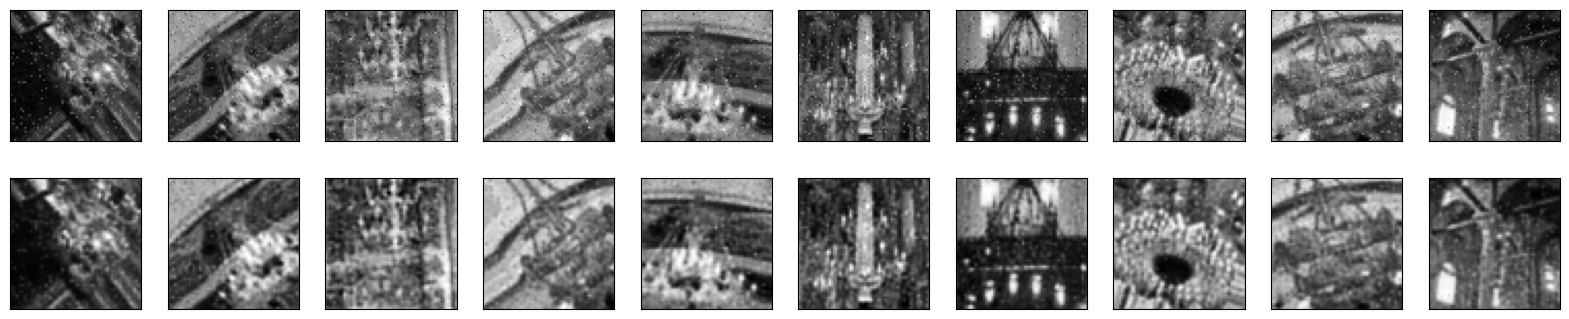

Recreate this plot in Python.
!pip install tensorflow keras matplotlib opencv-python-headless

import os
import cv2
import numpy as np
import matplotlib.pyplot as plt
from sklearn.metrics import mean_squared_error
from tensorflow.keras.layers import Input, Conv2D, MaxPooling2D, UpSampling2D
from tensorflow.keras.models import Model
from tensorflow.keras.layers import concatenate


dataset_directory = '/content/drive/My Drive/degraded'

def load_images_from_folder(folder):
    images = []
    for filename in os.listdir(folder):
        img = cv2.imread(os.path.join(folder,filename))
        if img is not None:
            images.append(cv2.resize(cv2.cvtColor(img, cv2.COLOR_BGR2GRAY), (64, 64)))
    return images

images = load_images_from_folder(dataset_directory)

preprocessed_images = np.array(images).astype('float32') / 255.
preprocessed_images = np.reshape(preprocessed_images, (len(preprocessed_images), 64, 64, 1))

split = int(len(preprocessed_images) * 0.8)  
x_train, x_val = preprocessed_images[:split], preprocessed_images[split:]


input_img = Input(shape=(64, 64, 1))


x1 = Conv2D(32, (3, 3), activation='relu', padding='same')(input_img)
x1 = MaxPooling2D((2, 2), padding='same')(x1)
x2 = Conv2D(64, (3, 3), activation='relu', padding='same')(x1)
x2 = MaxPooling2D((2, 2), padding='same')(x2)


bottleneck = Conv2D(128, (3, 3), activation='relu', padding='same')(x2)


x2 = Conv2D(64, (3, 3), activation='relu', padding='same')(bottleneck)
x2 = UpSampling2D((2, 2))(x2)
x2 = concatenate([x2, x1])
x1 = Conv2D(32, (3, 3), activation='relu', padding='same')(x2)
x1 = UpSampling2D((2, 2))(x1)
decoded = Conv2D(1, (3, 3), activation='sigmoid', padding='same')(x1)

autoencoder = Model(input_img, decoded)
autoencoder.compile(optimizer='adam', loss='binary_crossentropy')

autoencoder.summary()


autoencoder.fit(x_train, x_train,
                epochs=50,  
                batch_size=8,
                shuffle=True,
                validation_data=(x_val, x_val))


val_images_restored = autoencoder.predict(x_val)
mse = mean_squared_error(x_val.flatten(), val_images_restored.flatten())
print(f"Mean Squared Error on validation set: {mse}")

plt.figure(figsize=(20, 4))
for i in range(10):  
  
    ax = plt.subplot(2, 10, i + 1)
    plt.imshow(x_val[i].reshape(64, 64))
    plt.gray()
    ax.get_xaxis().set_visible(False)
    ax.get_yaxis().set_visible(False)

  
    ax = plt.subplot(2, 10, i + 1 + 10)
    plt.imshow(val_images_restored[i].reshape(64, 64))
    plt.gray()
    ax.get_xaxis().set_visible(False)
    ax.get_yaxis().set_visible(False)
plt.show()


restored_images = autoencoder.predict(x_val[:10])
